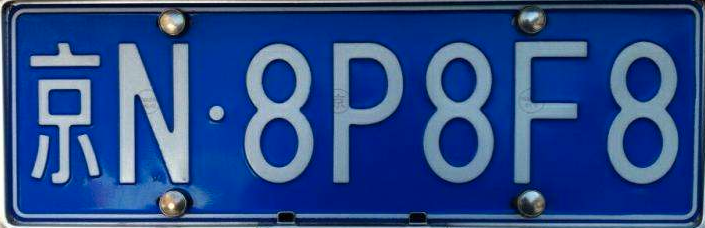
//> input picture digital_image_process/pic/car_license.png, 705 x 228 px
$ ./9.HMT   (built with g++ and OpenCV 4)
//> lines starting //> are read from the running program, lines starting //| are printed output that depends on the picture; after the words box and inside, x2 and y2 are one past the last pixel; in counts of white or black regions, pixels touching at a corner belong together
### digital_image_process/otsu.h
// otsu.h
#pragma once

#include <opencv2/opencv.hpp>

//手写实现大津法(Otsu's Method)来寻找最佳阈值
//param img_gray 输入的单通道8位灰度图 (CV_8U)
//return计算出的最佳阈值
int otsu_threshold(const cv::Mat& img_gray);

### digital_image_process/otsu.cpp
//图像二值化:自动确定一个最佳阈值，将灰度图像转换为只有黑白两色的二值图像
//设定一个阈值T，将图像中灰度值大于T的像素设为白色（255），小于等于T的像素设为黑色（0）
//目的：简化图像，突出目标轮廓，是许多后续处理,文字识别OCR、物体检测的关键预处理步骤

//大津法:经典的自动阈值算法，核心思想是通过最大化类间方差来找到最佳的分割阈值

#include <iostream>
#include <vector>
#include <numeric>
#include <opencv2/opencv.hpp>
using namespace std;
using namespace cv;

//大津法来寻找最佳阈值
int otsu_threshold(const Mat& img_gray) {
    if (img_gray.type() != CV_8UC1) {
        cout << "错误: 输入图像必须是8位单通道灰度图" << endl;
        return -1;
    }
    //计算图像的直方图
    //hist[i]存储灰度值为i的像素个数
    vector<int> hist(256, 0);
    for (int i = 0; i < img_gray.rows; ++i) {
        for (int j = 0; j < img_gray.cols; ++j) {
            hist[img_gray.at<uchar>(i, j)]++;
        }
    }

    //计算总像素数
    long total_pixels = img_gray.rows * img_gray.cols;

    //用于存储遍历过程中的最大类间方差和对应的最佳阈值
    double max_variance = 0.0;
    int best_threshold = 0;

    for (int t = 0; t < 256; ++t) {
        //对每个阈值t,计算类间方差
        long w0_count = 0; //背景像素总数
        long w1_count = 0; //前景像素总数
        double w0_sum = 0;       //背景像素灰度总和
        double w1_sum = 0;       //前景像素灰度总和

        //根据阈值t，将像素分为背景(<=t)和前景(>t)两组
        for (int i = 0; i < 256; ++i) {
            if (i <= t) {
                w0_count += hist[i];
                w0_sum += i * hist[i];
            } else {
                w1_count += hist[i];
                w1_sum += i * hist[i];
            }
        }

        if (w0_count == 0 || w1_count == 0) {
            continue;
        }
        //计算两组的权重 w0, w1
        double w0 = (double)w0_count / total_pixels;
        double w1 = (double)w1_count / total_pixels;
        //计算两组的平均灰度值 u0, u1
        double u0 = w0_sum / w0_count;
        double u1 = w1_sum / w1_count;
        //计算类间方差 g
        double variance = w0 * w1 * pow(u0 - u1, 2);
        //更新最大方差和最佳阈值
        if (variance > max_variance) {
            max_variance = variance;
            best_threshold = t;
        }
    }
    return best_threshold;
}

### digital_image_process/9.HMT.cpp
//细化:去除冗余的前景像素，同时保持物体的基本形状和连通性，最终得到一个单像素宽度的“骨架”
//击中或击不中变换:每次迭代的核心操作,我们使用一组预定义的模板，描述安全删除的“边缘像素”的模式。
#include "otsu.h"
#include <iostream>
#include <vector>
using namespace std;
using namespace cv;

//使用击中或击不中变换进行图像细化
Mat perform_thinning(const Mat& binary_img) {
    cout << "图像细化" << endl;
    if (binary_img.type() != CV_8UC1) {
        cerr << "错误: 细化函数只支持8位单通道二值图" << endl;
        return Mat();
    }
    //定义8个击中或击不中模板
    //1: 必须是前景, -1: 必须是背景, 0: 不关心
    vector<Mat> hmt_kernels;
    hmt_kernels.push_back((Mat_<int>(3, 3) << -1, -1, -1,  0,  1,  0,  1,  1,  1));
    hmt_kernels.push_back((Mat_<int>(3, 3) <<  0, -1, -1,  1,  1, -1,  1,  1,  0));
    hmt_kernels.push_back((Mat_<int>(3, 3) <<  1,  0, -1,  1,  1, -1,  1,  0, -1));
    hmt_kernels.push_back((Mat_<int>(3, 3) <<  1,  1,  0,  1,  1, -1,  0, -1, -1));
    hmt_kernels.push_back((Mat_<int>(3, 3) <<  1,  1,  1,  0,  1,  0, -1, -1, -1));
    hmt_kernels.push_back((Mat_<int>(3, 3) <<  0,  1,  1, -1,  1,  1, -1, -1,  0));
    hmt_kernels.push_back((Mat_<int>(3, 3) << -1,  0,  1, -1,  1,  1, -1,  0,  1));
    hmt_kernels.push_back((Mat_<int>(3, 3) << -1, -1,  0, -1,  1,  1,  0,  1,  1));

    Mat current_img = binary_img.clone();
    int rows = current_img.rows;
    int cols = current_img.cols;

    //开始迭代，直到图像不再变化
    while (true) {
        Mat before_img = current_img.clone();
        vector<Point> points_to_delete; //用于标记待删除的点
        //依次使用8个模板进行扫描
        for (const auto& kernel : hmt_kernels) {
            //对每个像素点，检查其邻域是否匹配当前模板
            for (int i = 1; i < rows - 1; ++i) {
                for (int j = 1; j < cols - 1; ++j) {
                    //只对前景像素进行判断
                    if (current_img.at<uchar>(i, j) != 255) {
                        continue;
                    }
                    bool is_match = true;
                    //遍历3x3模板
                    for (int ki = 0; ki < 3; ++ki) {
                        for (int kj = 0; kj < 3; ++kj) {
                            int kernel_val = kernel.at<int>(ki, kj);
                            if (kernel_val == 0) { // 不关心
                                continue;
                            }

                            uchar pixel_val = current_img.at<uchar>(i + ki - 1, j + kj - 1);

                            //检查匹配条件
                            if (kernel_val == 1 && pixel_val == 0) { //模板要求前景，但图像是背景
                                is_match = false;
                                break;
                            }
                            if (kernel_val == -1 && pixel_val == 255) { //模板要求背景，但图像是前景
                                is_match = false;
                                break;
                            }
                        }
                        if (!is_match) break;
                    }
                    //如果完全匹配，则标记该点
                    if (is_match) {
                        points_to_delete.push_back(Point(j, i));
                    }
                }
            }
        }

        //一次性删除所有被标记的点
        if (points_to_delete.empty()) {
            break;
        } else {
            for (const auto& pt : points_to_delete) {
                current_img.at<uchar>(pt.y, pt.x) = 0;
            }
        }
    }

    return current_img;
}

int main() {
    string image_path = "pic/car_license.png";
    Mat img_orig = imread(image_path, IMREAD_GRAYSCALE);
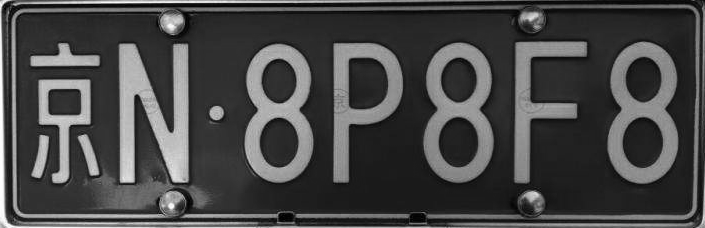
//> img_orig: 228 rows x 705 cols, CV_8UC1; min 0, max 254, mean 71.1
    //IMREAD_GRAYSCALE返回单通道的灰度图像
    if (img_orig.empty()) {
        cerr << "错误: 无法加载图像 " << image_path << endl;
        return -1;
    }

    cout << "Otsu算法计算阈值" << endl;
    int best_threshold = otsu_threshold(img_orig);
//> after the loop in otsu_threshold, `for (int i = 0; i < img_gray.rows; ++i)`: hist = 256 values, max 5539 at index 30, min 0 at index 255, mean 627.9
//> the loop in otsu_threshold, `for (int t = 0; t < 256; ++t)` made 256 passes
//> (w0_count, w0_sum, w1_count, w1_sum, w0, w1, u0, u1) on passes 1 to 12: (15, 0, 160725, 11430130, 9.33e-05, 1, 0, 71.12), (35, 20, 160705, 11430110, 0.000218, 1, 0.571, 71.12), (74, 98, 160666, 11430032, 0.00046, 1, 1.32, 71.14), (112, 212, 160628, 11429918, 0.000697, 0.999, 1.89, 71.16), (168, 436, 160572, 11429694, 0.00105, 0.999, 2.6, 71.18), (259, 891, 160481, 11429239, 0.00161, 0.998, 3.44, 71.22), (365, 1527, 160375, 11428603, 0.00227, 0.998, 4.18, 71.26), (493, 2423, 160247, 11427707, 0.00307, 0.997, 4.91, 71.31), (683, 3943, 160057, 11426187, 0.00425, 0.996, 5.77, 71.39), (907, 5959, 159833, 11424171, 0.00564, 0.994, 6.57, 71.48), (1246, 9349, 159494, 11420781, 0.00775, 0.992, 7.5, 71.61), (1616, 13419, 159124, 11416711, 0.0101, 0.99, 8.3, 71.75)
//> (w0, w1, u0, u1, variance, max_variance) on passes 61 to 66: (0.669, 0.331, 36.59, 141, 2412.9, 2412.9), (0.671, 0.329, 36.64, 141.4, 2422.2, 2422.2), (0.672, 0.328, 36.7, 141.8, 2430.8, 2430.8), (0.674, 0.326, 36.76, 142.1, 2439.7, 2439.7), (0.676, 0.324, 36.82, 142.5, 2447.7, 2447.7), (0.677, 0.323, 36.88, 142.8, 2454.7, 2454.7)

    if (best_threshold == -1) {
        cerr << "Otsu阈值计算失败，请检查输入图像。" << endl;
        return -1;
    }
    cout << "计算出的最佳阈值为: " << best_threshold << endl;
//| 计算出的最佳阈值为: 95
    //计算二值化图像
    Mat binary_img;
    threshold(img_orig, binary_img, best_threshold, 255, THRESH_BINARY);
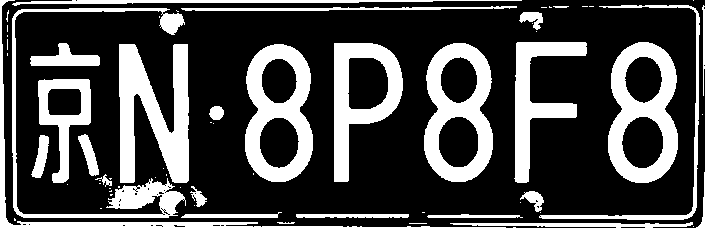
//> binary_img: 228 rows x 705 cols, CV_8UC1; 28.4% white; 67 white regions (39 under 20 px), largest, box (x1, y1, x2, y2) and area: (119, 44, 189, 183) 5780, (608, 42, 678, 183) 5047, (245, 44, 313, 182) 4928

    Mat thin_result = perform_thinning(binary_img);
//> the loop in perform_thinning, `while (true)` made 21 passes
//> pass 2, in perform_thinning, `Mat before_img = current_img.clone();`:
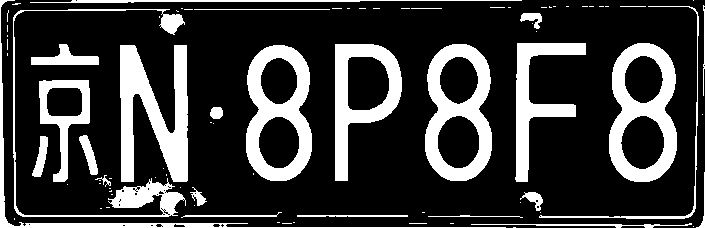
//> before_img: 228 rows x 705 cols, CV_8UC1; 23.1% white; 85 white regions (57 under 20 px), largest, box (x1, y1, x2, y2) and area: (120, 45, 188, 182) 5175, (609, 43, 677, 182) 4620, (246, 45, 312, 181) 4501
//> pass 3, in perform_thinning, `Mat before_img = current_img.clone();`:
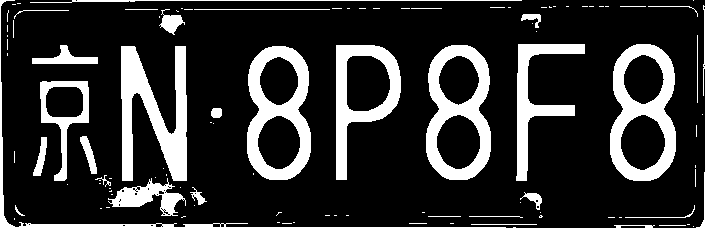
//> before_img: 228 rows x 705 cols, CV_8UC1; 19.1% white; 107 white regions (72 under 20 px), largest, box (x1, y1, x2, y2) and area: (121, 46, 187, 181) 4579, (610, 44, 676, 181) 4188, (247, 46, 311, 180) 4074
//> after the loop in perform_thinning, `while (true)`:
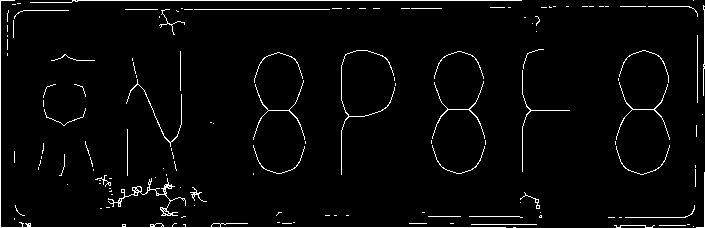
//> current_img: 228 rows x 705 cols, CV_8UC1; 3.2% white in thin lines or dots

    imshow("Original Image", img_orig);       // 显示原始图像
    imshow("Binary Image (Otsu)", binary_img); // 显示二值化后的图像
    imshow("Thinned Image", thin_result);      // 显示细化后的图像

    waitKey(0);
    return 0;
}
